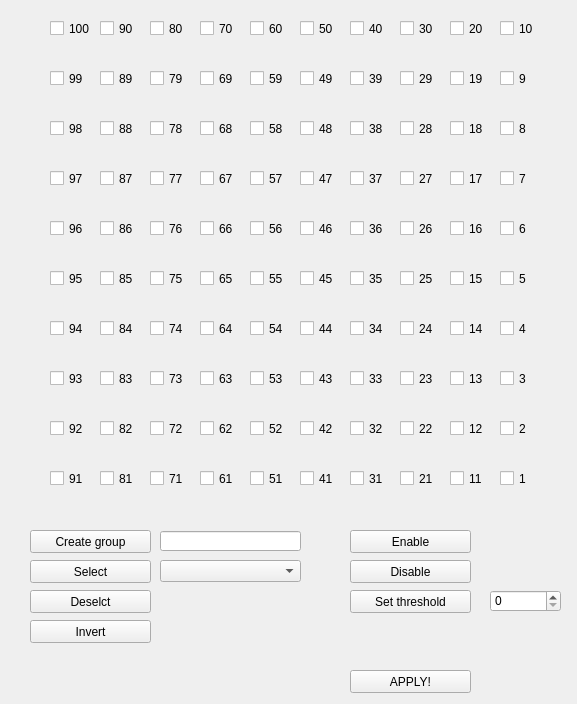
<?xml version="1.0" encoding="UTF-8"?>
<ui version="4.0">
 <class>Form</class>
 <widget class="QWidget" name="Form">
  <property name="geometry">
   <rect>
    <x>0</x>
    <y>0</y>
    <width>577</width>
    <height>704</height>
   </rect>
  </property>
  <property name="windowTitle">
   <string>Form</string>
  </property>
  <widget class="QCheckBox" name="check_cell_1">
   <property name="geometry">
    <rect>
     <x>500</x>
     <y>470</y>
     <width>41</width>
     <height>17</height>
    </rect>
   </property>
   <property name="palette">
    <palette>
     <active>
      <colorrole role="Text">
       <brush brushstyle="SolidPattern">
        <color alpha="255">
         <red>0</red>
         <green>0</green>
         <blue>0</blue>
        </color>
       </brush>
      </colorrole>
     </active>
     <inactive>
      <colorrole role="Text">
       <brush brushstyle="SolidPattern">
        <color alpha="255">
         <red>0</red>
         <green>0</green>
         <blue>0</blue>
        </color>
       </brush>
      </colorrole>
     </inactive>
     <disabled>
      <colorrole role="Text">
       <brush brushstyle="SolidPattern">
        <color alpha="255">
         <red>120</red>
         <green>120</green>
         <blue>120</blue>
        </color>
       </brush>
      </colorrole>
     </disabled>
    </palette>
   </property>
   <property name="font">
    <font>
     <family>MS Shell Dlg 2</family>
     <weight>50</weight>
     <bold>false</bold>
     <underline>false</underline>
     <strikeout>false</strikeout>
    </font>
   </property>
   <property name="autoFillBackground">
    <bool>false</bool>
   </property>
   <property name="text">
    <string>1</string>
   </property>
  </widget>
  <widget class="QCheckBox" name="check_cell_2">
   <property name="geometry">
    <rect>
     <x>500</x>
     <y>420</y>
     <width>41</width>
     <height>17</height>
    </rect>
   </property>
   <property name="text">
    <string>2</string>
   </property>
  </widget>
  <widget class="QCheckBox" name="check_cell_3">
   <property name="geometry">
    <rect>
     <x>500</x>
     <y>370</y>
     <width>41</width>
     <height>17</height>
    </rect>
   </property>
   <property name="text">
    <string>3</string>
   </property>
  </widget>
  <widget class="QCheckBox" name="check_cell_5">
   <property name="geometry">
    <rect>
     <x>500</x>
     <y>270</y>
     <width>41</width>
     <height>17</height>
    </rect>
   </property>
   <property name="text">
    <string>5</string>
   </property>
  </widget>
  <widget class="QCheckBox" name="check_cell_4">
   <property name="geometry">
    <rect>
     <x>500</x>
     <y>320</y>
     <width>41</width>
     <height>17</height>
    </rect>
   </property>
   <property name="text">
    <string>4</string>
   </property>
  </widget>
  <widget class="QCheckBox" name="check_cell_6">
   <property name="geometry">
    <rect>
     <x>500</x>
     <y>220</y>
     <width>41</width>
     <height>17</height>
    </rect>
   </property>
   <property name="text">
    <string>6</string>
   </property>
  </widget>
  <widget class="QCheckBox" name="check_cell_7">
   <property name="geometry">
    <rect>
     <x>500</x>
     <y>170</y>
     <width>41</width>
     <height>17</height>
    </rect>
   </property>
   <property name="text">
    <string>7</string>
   </property>
  </widget>
  <widget class="QCheckBox" name="check_cell_8">
   <property name="geometry">
    <rect>
     <x>500</x>
     <y>120</y>
     <width>41</width>
     <height>17</height>
    </rect>
   </property>
   <property name="text">
    <string>8</string>
   </property>
  </widget>
  <widget class="QCheckBox" name="check_cell_9">
   <property name="geometry">
    <rect>
     <x>500</x>
     <y>70</y>
     <width>41</width>
     <height>17</height>
    </rect>
   </property>
   <property name="text">
    <string>9</string>
   </property>
  </widget>
  <widget class="QCheckBox" name="check_cell_10">
   <property name="geometry">
    <rect>
     <x>500</x>
     <y>20</y>
     <width>41</width>
     <height>17</height>
    </rect>
   </property>
   <property name="text">
    <string>10</string>
   </property>
  </widget>
  <widget class="QCheckBox" name="check_cell_11">
   <property name="geometry">
    <rect>
     <x>450</x>
     <y>470</y>
     <width>41</width>
     <height>17</height>
    </rect>
   </property>
   <property name="text">
    <string>11</string>
   </property>
  </widget>
  <widget class="QCheckBox" name="check_cell_12">
   <property name="geometry">
    <rect>
     <x>450</x>
     <y>420</y>
     <width>41</width>
     <height>17</height>
    </rect>
   </property>
   <property name="text">
    <string>12</string>
   </property>
  </widget>
  <widget class="QCheckBox" name="check_cell_13">
   <property name="geometry">
    <rect>
     <x>450</x>
     <y>370</y>
     <width>41</width>
     <height>17</height>
    </rect>
   </property>
   <property name="text">
    <string>13</string>
   </property>
  </widget>
  <widget class="QCheckBox" name="check_cell_14">
   <property name="geometry">
    <rect>
     <x>450</x>
     <y>320</y>
     <width>41</width>
     <height>17</height>
    </rect>
   </property>
   <property name="text">
    <string>14</string>
   </property>
  </widget>
  <widget class="QCheckBox" name="check_cell_15">
   <property name="geometry">
    <rect>
     <x>450</x>
     <y>270</y>
     <width>41</width>
     <height>17</height>
    </rect>
   </property>
   <property name="text">
    <string>15</string>
   </property>
  </widget>
  <widget class="QCheckBox" name="check_cell_16">
   <property name="geometry">
    <rect>
     <x>450</x>
     <y>220</y>
     <width>41</width>
     <height>17</height>
    </rect>
   </property>
   <property name="text">
    <string>16</string>
   </property>
  </widget>
  <widget class="QCheckBox" name="check_cell_17">
   <property name="geometry">
    <rect>
     <x>450</x>
     <y>170</y>
     <width>41</width>
     <height>17</height>
    </rect>
   </property>
   <property name="text">
    <string>17</string>
   </property>
  </widget>
  <widget class="QCheckBox" name="check_cell_18">
   <property name="geometry">
    <rect>
     <x>450</x>
     <y>120</y>
     <width>41</width>
     <height>17</height>
    </rect>
   </property>
   <property name="text">
    <string>18</string>
   </property>
  </widget>
  <widget class="QCheckBox" name="check_cell_19">
   <property name="geometry">
    <rect>
     <x>450</x>
     <y>70</y>
     <width>41</width>
     <height>17</height>
    </rect>
   </property>
   <property name="text">
    <string>19</string>
   </property>
  </widget>
  <widget class="QCheckBox" name="check_cell_20">
   <property name="geometry">
    <rect>
     <x>450</x>
     <y>20</y>
     <width>41</width>
     <height>17</height>
    </rect>
   </property>
   <property name="text">
    <string>20</string>
   </property>
  </widget>
  <widget class="QCheckBox" name="check_cell_21">
   <property name="geometry">
    <rect>
     <x>400</x>
     <y>470</y>
     <width>41</width>
     <height>17</height>
    </rect>
   </property>
   <property name="text">
    <string>21</string>
   </property>
  </widget>
  <widget class="QCheckBox" name="check_cell_22">
   <property name="geometry">
    <rect>
     <x>400</x>
     <y>420</y>
     <width>41</width>
     <height>17</height>
    </rect>
   </property>
   <property name="text">
    <string>22</string>
   </property>
  </widget>
  <widget class="QCheckBox" name="check_cell_23">
   <property name="geometry">
    <rect>
     <x>400</x>
     <y>370</y>
     <width>41</width>
     <height>17</height>
    </rect>
   </property>
   <property name="text">
    <string>23</string>
   </property>
  </widget>
  <widget class="QCheckBox" name="check_cell_24">
   <property name="geometry">
    <rect>
     <x>400</x>
     <y>320</y>
     <width>41</width>
     <height>17</height>
    </rect>
   </property>
   <property name="text">
    <string>24</string>
   </property>
  </widget>
  <widget class="QCheckBox" name="check_cell_25">
   <property name="geometry">
    <rect>
     <x>400</x>
     <y>270</y>
     <width>41</width>
     <height>17</height>
    </rect>
   </property>
   <property name="text">
    <string>25</string>
   </property>
  </widget>
  <widget class="QCheckBox" name="check_cell_26">
   <property name="geometry">
    <rect>
     <x>400</x>
     <y>220</y>
     <width>41</width>
     <height>17</height>
    </rect>
   </property>
   <property name="text">
    <string>26</string>
   </property>
  </widget>
  <widget class="QCheckBox" name="check_cell_27">
   <property name="geometry">
    <rect>
     <x>400</x>
     <y>170</y>
     <width>41</width>
     <height>17</height>
    </rect>
   </property>
   <property name="text">
    <string>27</string>
   </property>
  </widget>
  <widget class="QCheckBox" name="check_cell_28">
   <property name="geometry">
    <rect>
     <x>400</x>
     <y>120</y>
     <width>41</width>
     <height>17</height>
    </rect>
   </property>
   <property name="text">
    <string>28</string>
   </property>
  </widget>
  <widget class="QCheckBox" name="check_cell_29">
   <property name="geometry">
    <rect>
     <x>400</x>
     <y>70</y>
     <width>41</width>
     <height>17</height>
    </rect>
   </property>
   <property name="text">
    <string>29</string>
   </property>
  </widget>
  <widget class="QCheckBox" name="check_cell_30">
   <property name="geometry">
    <rect>
     <x>400</x>
     <y>20</y>
     <width>41</width>
     <height>17</height>
    </rect>
   </property>
   <property name="text">
    <string>30</string>
   </property>
  </widget>
  <widget class="QCheckBox" name="check_cell_31">
   <property name="geometry">
    <rect>
     <x>350</x>
     <y>470</y>
     <width>41</width>
     <height>17</height>
    </rect>
   </property>
   <property name="text">
    <string>31</string>
   </property>
  </widget>
  <widget class="QCheckBox" name="check_cell_32">
   <property name="geometry">
    <rect>
     <x>350</x>
     <y>420</y>
     <width>41</width>
     <height>17</height>
    </rect>
   </property>
   <property name="text">
    <string>32</string>
   </property>
  </widget>
  <widget class="QCheckBox" name="check_cell_33">
   <property name="geometry">
    <rect>
     <x>350</x>
     <y>370</y>
     <width>41</width>
     <height>17</height>
    </rect>
   </property>
   <property name="text">
    <string>33</string>
   </property>
  </widget>
  <widget class="QCheckBox" name="check_cell_34">
   <property name="geometry">
    <rect>
     <x>350</x>
     <y>320</y>
     <width>41</width>
     <height>17</height>
    </rect>
   </property>
   <property name="text">
    <string>34</string>
   </property>
  </widget>
  <widget class="QCheckBox" name="check_cell_35">
   <property name="geometry">
    <rect>
     <x>350</x>
     <y>270</y>
     <width>41</width>
     <height>17</height>
    </rect>
   </property>
   <property name="text">
    <string>35</string>
   </property>
  </widget>
  <widget class="QCheckBox" name="check_cell_36">
   <property name="geometry">
    <rect>
     <x>350</x>
     <y>220</y>
     <width>41</width>
     <height>17</height>
    </rect>
   </property>
   <property name="text">
    <string>36</string>
   </property>
  </widget>
  <widget class="QCheckBox" name="check_cell_37">
   <property name="geometry">
    <rect>
     <x>350</x>
     <y>170</y>
     <width>41</width>
     <height>17</height>
    </rect>
   </property>
   <property name="text">
    <string>37</string>
   </property>
  </widget>
  <widget class="QCheckBox" name="check_cell_38">
   <property name="geometry">
    <rect>
     <x>350</x>
     <y>120</y>
     <width>41</width>
     <height>17</height>
    </rect>
   </property>
   <property name="text">
    <string>38</string>
   </property>
  </widget>
  <widget class="QCheckBox" name="check_cell_39">
   <property name="geometry">
    <rect>
     <x>350</x>
     <y>70</y>
     <width>41</width>
     <height>17</height>
    </rect>
   </property>
   <property name="text">
    <string>39</string>
   </property>
  </widget>
  <widget class="QCheckBox" name="check_cell_40">
   <property name="geometry">
    <rect>
     <x>350</x>
     <y>20</y>
     <width>41</width>
     <height>17</height>
    </rect>
   </property>
   <property name="text">
    <string>40</string>
   </property>
  </widget>
  <widget class="QCheckBox" name="check_cell_41">
   <property name="geometry">
    <rect>
     <x>300</x>
     <y>470</y>
     <width>41</width>
     <height>17</height>
    </rect>
   </property>
   <property name="text">
    <string>41</string>
   </property>
  </widget>
  <widget class="QCheckBox" name="check_cell_42">
   <property name="geometry">
    <rect>
     <x>300</x>
     <y>420</y>
     <width>41</width>
     <height>17</height>
    </rect>
   </property>
   <property name="text">
    <string>42</string>
   </property>
  </widget>
  <widget class="QCheckBox" name="check_cell_43">
   <property name="geometry">
    <rect>
     <x>300</x>
     <y>370</y>
     <width>41</width>
     <height>17</height>
    </rect>
   </property>
   <property name="text">
    <string>43</string>
   </property>
  </widget>
  <widget class="QCheckBox" name="check_cell_44">
   <property name="geometry">
    <rect>
     <x>300</x>
     <y>320</y>
     <width>41</width>
     <height>17</height>
    </rect>
   </property>
   <property name="text">
    <string>44</string>
   </property>
  </widget>
  <widget class="QCheckBox" name="check_cell_45">
   <property name="geometry">
    <rect>
     <x>300</x>
     <y>270</y>
     <width>41</width>
     <height>17</height>
    </rect>
   </property>
   <property name="text">
    <string>45</string>
   </property>
  </widget>
  <widget class="QCheckBox" name="check_cell_46">
   <property name="geometry">
    <rect>
     <x>300</x>
     <y>220</y>
     <width>41</width>
     <height>17</height>
    </rect>
   </property>
   <property name="text">
    <string>46</string>
   </property>
  </widget>
  <widget class="QCheckBox" name="check_cell_47">
   <property name="geometry">
    <rect>
     <x>300</x>
     <y>170</y>
     <width>41</width>
     <height>17</height>
    </rect>
   </property>
   <property name="text">
    <string>47</string>
   </property>
  </widget>
  <widget class="QCheckBox" name="check_cell_48">
   <property name="geometry">
    <rect>
     <x>300</x>
     <y>120</y>
     <width>41</width>
     <height>17</height>
    </rect>
   </property>
   <property name="text">
    <string>48</string>
   </property>
  </widget>
  <widget class="QCheckBox" name="check_cell_49">
   <property name="geometry">
    <rect>
     <x>300</x>
     <y>70</y>
     <width>41</width>
     <height>17</height>
    </rect>
   </property>
   <property name="text">
    <string>49</string>
   </property>
  </widget>
  <widget class="QCheckBox" name="check_cell_50">
   <property name="geometry">
    <rect>
     <x>300</x>
     <y>20</y>
     <width>41</width>
     <height>17</height>
    </rect>
   </property>
   <property name="text">
    <string>50</string>
   </property>
  </widget>
  <widget class="QCheckBox" name="check_cell_51">
   <property name="geometry">
    <rect>
     <x>250</x>
     <y>470</y>
     <width>41</width>
     <height>17</height>
    </rect>
   </property>
   <property name="text">
    <string>51</string>
   </property>
  </widget>
  <widget class="QCheckBox" name="check_cell_52">
   <property name="geometry">
    <rect>
     <x>250</x>
     <y>420</y>
     <width>41</width>
     <height>17</height>
    </rect>
   </property>
   <property name="text">
    <string>52</string>
   </property>
  </widget>
  <widget class="QCheckBox" name="check_cell_53">
   <property name="geometry">
    <rect>
     <x>250</x>
     <y>370</y>
     <width>41</width>
     <height>17</height>
    </rect>
   </property>
   <property name="text">
    <string>53</string>
   </property>
  </widget>
  <widget class="QCheckBox" name="check_cell_54">
   <property name="geometry">
    <rect>
     <x>250</x>
     <y>320</y>
     <width>41</width>
     <height>17</height>
    </rect>
   </property>
   <property name="text">
    <string>54</string>
   </property>
  </widget>
  <widget class="QCheckBox" name="check_cell_55">
   <property name="geometry">
    <rect>
     <x>250</x>
     <y>270</y>
     <width>41</width>
     <height>17</height>
    </rect>
   </property>
   <property name="text">
    <string>55</string>
   </property>
  </widget>
  <widget class="QCheckBox" name="check_cell_56">
   <property name="geometry">
    <rect>
     <x>250</x>
     <y>220</y>
     <width>41</width>
     <height>17</height>
    </rect>
   </property>
   <property name="text">
    <string>56</string>
   </property>
  </widget>
  <widget class="QCheckBox" name="check_cell_57">
   <property name="geometry">
    <rect>
     <x>250</x>
     <y>170</y>
     <width>41</width>
     <height>17</height>
    </rect>
   </property>
   <property name="text">
    <string>57</string>
   </property>
  </widget>
  <widget class="QCheckBox" name="check_cell_58">
   <property name="geometry">
    <rect>
     <x>250</x>
     <y>120</y>
     <width>41</width>
     <height>17</height>
    </rect>
   </property>
   <property name="text">
    <string>58</string>
   </property>
  </widget>
  <widget class="QCheckBox" name="check_cell_59">
   <property name="geometry">
    <rect>
     <x>250</x>
     <y>70</y>
     <width>41</width>
     <height>17</height>
    </rect>
   </property>
   <property name="text">
    <string>59</string>
   </property>
  </widget>
  <widget class="QCheckBox" name="check_cell_60">
   <property name="geometry">
    <rect>
     <x>250</x>
     <y>20</y>
     <width>41</width>
     <height>17</height>
    </rect>
   </property>
   <property name="text">
    <string>60</string>
   </property>
  </widget>
  <widget class="QCheckBox" name="check_cell_61">
   <property name="geometry">
    <rect>
     <x>200</x>
     <y>470</y>
     <width>41</width>
     <height>17</height>
    </rect>
   </property>
   <property name="text">
    <string>61</string>
   </property>
  </widget>
  <widget class="QCheckBox" name="check_cell_62">
   <property name="geometry">
    <rect>
     <x>200</x>
     <y>420</y>
     <width>41</width>
     <height>17</height>
    </rect>
   </property>
   <property name="text">
    <string>62</string>
   </property>
  </widget>
  <widget class="QCheckBox" name="check_cell_63">
   <property name="geometry">
    <rect>
     <x>200</x>
     <y>370</y>
     <width>41</width>
     <height>17</height>
    </rect>
   </property>
   <property name="text">
    <string>63</string>
   </property>
  </widget>
  <widget class="QCheckBox" name="check_cell_64">
   <property name="geometry">
    <rect>
     <x>200</x>
     <y>320</y>
     <width>41</width>
     <height>17</height>
    </rect>
   </property>
   <property name="text">
    <string>64</string>
   </property>
  </widget>
  <widget class="QCheckBox" name="check_cell_65">
   <property name="geometry">
    <rect>
     <x>200</x>
     <y>270</y>
     <width>41</width>
     <height>17</height>
    </rect>
   </property>
   <property name="text">
    <string>65</string>
   </property>
  </widget>
  <widget class="QCheckBox" name="check_cell_66">
   <property name="geometry">
    <rect>
     <x>200</x>
     <y>220</y>
     <width>41</width>
     <height>17</height>
    </rect>
   </property>
   <property name="text">
    <string>66</string>
   </property>
  </widget>
  <widget class="QCheckBox" name="check_cell_67">
   <property name="geometry">
    <rect>
     <x>200</x>
     <y>170</y>
     <width>41</width>
     <height>17</height>
    </rect>
   </property>
   <property name="text">
    <string>67</string>
   </property>
  </widget>
  <widget class="QCheckBox" name="check_cell_68">
   <property name="geometry">
    <rect>
     <x>200</x>
     <y>120</y>
     <width>41</width>
     <height>17</height>
    </rect>
   </property>
   <property name="text">
    <string>68</string>
   </property>
  </widget>
  <widget class="QCheckBox" name="check_cell_69">
   <property name="geometry">
    <rect>
     <x>200</x>
     <y>70</y>
     <width>41</width>
     <height>17</height>
    </rect>
   </property>
   <property name="text">
    <string>69</string>
   </property>
  </widget>
  <widget class="QCheckBox" name="check_cell_70">
   <property name="geometry">
    <rect>
     <x>200</x>
     <y>20</y>
     <width>41</width>
     <height>17</height>
    </rect>
   </property>
   <property name="text">
    <string>70</string>
   </property>
  </widget>
  <widget class="QCheckBox" name="check_cell_71">
   <property name="geometry">
    <rect>
     <x>150</x>
     <y>470</y>
     <width>41</width>
     <height>17</height>
    </rect>
   </property>
   <property name="text">
    <string>71</string>
   </property>
  </widget>
  <widget class="QCheckBox" name="check_cell_72">
   <property name="geometry">
    <rect>
     <x>150</x>
     <y>420</y>
     <width>41</width>
     <height>17</height>
    </rect>
   </property>
   <property name="text">
    <string>72</string>
   </property>
  </widget>
  <widget class="QCheckBox" name="check_cell_73">
   <property name="geometry">
    <rect>
     <x>150</x>
     <y>370</y>
     <width>41</width>
     <height>17</height>
    </rect>
   </property>
   <property name="text">
    <string>73</string>
   </property>
  </widget>
  <widget class="QCheckBox" name="check_cell_74">
   <property name="geometry">
    <rect>
     <x>150</x>
     <y>320</y>
     <width>41</width>
     <height>17</height>
    </rect>
   </property>
   <property name="text">
    <string>74</string>
   </property>
  </widget>
  <widget class="QCheckBox" name="check_cell_75">
   <property name="geometry">
    <rect>
     <x>150</x>
     <y>270</y>
     <width>41</width>
     <height>17</height>
    </rect>
   </property>
   <property name="text">
    <string>75</string>
   </property>
  </widget>
  <widget class="QCheckBox" name="check_cell_76">
   <property name="geometry">
    <rect>
     <x>150</x>
     <y>220</y>
     <width>41</width>
     <height>17</height>
    </rect>
   </property>
   <property name="text">
    <string>76</string>
   </property>
  </widget>
  <widget class="QPushButton" name="pB_Disable">
   <property name="geometry">
    <rect>
     <x>350</x>
     <y>560</y>
     <width>121</width>
     <height>23</height>
    </rect>
   </property>
   <property name="text">
    <string>Disable</string>
   </property>
  </widget>
  <widget class="QPushButton" name="pB_Enable">
   <property name="geometry">
    <rect>
     <x>350</x>
     <y>530</y>
     <width>121</width>
     <height>23</height>
    </rect>
   </property>
   <property name="text">
    <string>Enable</string>
   </property>
  </widget>
  <widget class="QPushButton" name="pB_SetThreshold">
   <property name="geometry">
    <rect>
     <x>350</x>
     <y>590</y>
     <width>121</width>
     <height>23</height>
    </rect>
   </property>
   <property name="text">
    <string>Set threshold</string>
   </property>
  </widget>
  <widget class="QPushButton" name="pB_Select">
   <property name="geometry">
    <rect>
     <x>30</x>
     <y>560</y>
     <width>121</width>
     <height>23</height>
    </rect>
   </property>
   <property name="text">
    <string>Select</string>
   </property>
  </widget>
  <widget class="QPushButton" name="pB_Deselect">
   <property name="geometry">
    <rect>
     <x>30</x>
     <y>590</y>
     <width>121</width>
     <height>23</height>
    </rect>
   </property>
   <property name="text">
    <string>Deselct</string>
   </property>
  </widget>
  <widget class="QSpinBox" name="spinB_threshold">
   <property name="geometry">
    <rect>
     <x>490</x>
     <y>590</y>
     <width>71</width>
     <height>22</height>
    </rect>
   </property>
   <property name="maximum">
    <number>16383</number>
   </property>
  </widget>
  <widget class="QLineEdit" name="lineEdit">
   <property name="geometry">
    <rect>
     <x>160</x>
     <y>531</y>
     <width>141</width>
     <height>20</height>
    </rect>
   </property>
  </widget>
  <widget class="QPushButton" name="pB_CreateGroup">
   <property name="geometry">
    <rect>
     <x>30</x>
     <y>530</y>
     <width>121</width>
     <height>23</height>
    </rect>
   </property>
   <property name="text">
    <string>Create group</string>
   </property>
  </widget>
  <widget class="QComboBox" name="combo_CellGroup">
   <property name="geometry">
    <rect>
     <x>160</x>
     <y>560</y>
     <width>141</width>
     <height>22</height>
    </rect>
   </property>
   <property name="editable">
    <bool>false</bool>
   </property>
   <property name="currentText">
    <string/>
   </property>
  </widget>
  <widget class="QPushButton" name="pB_Invert">
   <property name="geometry">
    <rect>
     <x>30</x>
     <y>620</y>
     <width>121</width>
     <height>23</height>
    </rect>
   </property>
   <property name="text">
    <string>Invert</string>
   </property>
  </widget>
  <widget class="QPushButton" name="pB_Validate">
   <property name="geometry">
    <rect>
     <x>350</x>
     <y>670</y>
     <width>121</width>
     <height>23</height>
    </rect>
   </property>
   <property name="text">
    <string>APPLY!</string>
   </property>
  </widget>
  <widget class="QCheckBox" name="check_cell_77">
   <property name="geometry">
    <rect>
     <x>150</x>
     <y>170</y>
     <width>41</width>
     <height>17</height>
    </rect>
   </property>
   <property name="text">
    <string>77</string>
   </property>
  </widget>
  <widget class="QCheckBox" name="check_cell_78">
   <property name="geometry">
    <rect>
     <x>150</x>
     <y>120</y>
     <width>41</width>
     <height>17</height>
    </rect>
   </property>
   <property name="text">
    <string>78</string>
   </property>
  </widget>
  <widget class="QCheckBox" name="check_cell_79">
   <property name="geometry">
    <rect>
     <x>150</x>
     <y>70</y>
     <width>41</width>
     <height>17</height>
    </rect>
   </property>
   <property name="text">
    <string>79</string>
   </property>
  </widget>
  <widget class="QCheckBox" name="check_cell_80">
   <property name="geometry">
    <rect>
     <x>150</x>
     <y>20</y>
     <width>41</width>
     <height>17</height>
    </rect>
   </property>
   <property name="text">
    <string>80</string>
   </property>
  </widget>
  <widget class="QCheckBox" name="check_cell_81">
   <property name="geometry">
    <rect>
     <x>100</x>
     <y>470</y>
     <width>41</width>
     <height>17</height>
    </rect>
   </property>
   <property name="text">
    <string>81</string>
   </property>
  </widget>
  <widget class="QCheckBox" name="check_cell_82">
   <property name="geometry">
    <rect>
     <x>100</x>
     <y>420</y>
     <width>41</width>
     <height>17</height>
    </rect>
   </property>
   <property name="text">
    <string>82</string>
   </property>
  </widget>
  <widget class="QCheckBox" name="check_cell_83">
   <property name="geometry">
    <rect>
     <x>100</x>
     <y>370</y>
     <width>41</width>
     <height>17</height>
    </rect>
   </property>
   <property name="text">
    <string>83</string>
   </property>
  </widget>
  <widget class="QCheckBox" name="check_cell_84">
   <property name="geometry">
    <rect>
     <x>100</x>
     <y>320</y>
     <width>41</width>
     <height>17</height>
    </rect>
   </property>
   <property name="text">
    <string>84</string>
   </property>
  </widget>
  <widget class="QCheckBox" name="check_cell_85">
   <property name="geometry">
    <rect>
     <x>100</x>
     <y>270</y>
     <width>41</width>
     <height>17</height>
    </rect>
   </property>
   <property name="text">
    <string>85</string>
   </property>
  </widget>
  <widget class="QCheckBox" name="check_cell_86">
   <property name="geometry">
    <rect>
     <x>100</x>
     <y>220</y>
     <width>41</width>
     <height>17</height>
    </rect>
   </property>
   <property name="text">
    <string>86</string>
   </property>
  </widget>
  <widget class="QCheckBox" name="check_cell_87">
   <property name="geometry">
    <rect>
     <x>100</x>
     <y>170</y>
     <width>41</width>
     <height>17</height>
    </rect>
   </property>
   <property name="text">
    <string>87</string>
   </property>
  </widget>
  <widget class="QCheckBox" name="check_cell_88">
   <property name="geometry">
    <rect>
     <x>100</x>
     <y>120</y>
     <width>41</width>
     <height>17</height>
    </rect>
   </property>
   <property name="text">
    <string>88</string>
   </property>
  </widget>
  <widget class="QCheckBox" name="check_cell_89">
   <property name="geometry">
    <rect>
     <x>100</x>
     <y>70</y>
     <width>41</width>
     <height>17</height>
    </rect>
   </property>
   <property name="text">
    <string>89</string>
   </property>
  </widget>
  <widget class="QCheckBox" name="check_cell_90">
   <property name="geometry">
    <rect>
     <x>100</x>
     <y>20</y>
     <width>41</width>
     <height>17</height>
    </rect>
   </property>
   <property name="text">
    <string>90</string>
   </property>
  </widget>
  <widget class="QCheckBox" name="check_cell_91">
   <property name="geometry">
    <rect>
     <x>50</x>
     <y>470</y>
     <width>41</width>
     <height>17</height>
    </rect>
   </property>
   <property name="text">
    <string>91</string>
   </property>
  </widget>
  <widget class="QCheckBox" name="check_cell_92">
   <property name="geometry">
    <rect>
     <x>50</x>
     <y>420</y>
     <width>41</width>
     <height>17</height>
    </rect>
   </property>
   <property name="text">
    <string>92</string>
   </property>
  </widget>
  <widget class="QCheckBox" name="check_cell_93">
   <property name="geometry">
    <rect>
     <x>50</x>
     <y>370</y>
     <width>41</width>
     <height>17</height>
    </rect>
   </property>
   <property name="text">
    <string>93</string>
   </property>
  </widget>
  <widget class="QCheckBox" name="check_cell_94">
   <property name="geometry">
    <rect>
     <x>50</x>
     <y>320</y>
     <width>41</width>
     <height>17</height>
    </rect>
   </property>
   <property name="text">
    <string>94</string>
   </property>
  </widget>
  <widget class="QCheckBox" name="check_cell_95">
   <property name="geometry">
    <rect>
     <x>50</x>
     <y>270</y>
     <width>41</width>
     <height>17</height>
    </rect>
   </property>
   <property name="text">
    <string>95</string>
   </property>
  </widget>
  <widget class="QCheckBox" name="check_cell_96">
   <property name="geometry">
    <rect>
     <x>50</x>
     <y>220</y>
     <width>41</width>
     <height>17</height>
    </rect>
   </property>
   <property name="text">
    <string>96</string>
   </property>
  </widget>
  <widget class="QCheckBox" name="check_cell_97">
   <property name="geometry">
    <rect>
     <x>50</x>
     <y>170</y>
     <width>41</width>
     <height>17</height>
    </rect>
   </property>
   <property name="text">
    <string>97</string>
   </property>
  </widget>
  <widget class="QCheckBox" name="check_cell_98">
   <property name="geometry">
    <rect>
     <x>50</x>
     <y>120</y>
     <width>41</width>
     <height>17</height>
    </rect>
   </property>
   <property name="text">
    <string>98</string>
   </property>
  </widget>
  <widget class="QCheckBox" name="check_cell_99">
   <property name="geometry">
    <rect>
     <x>50</x>
     <y>70</y>
     <width>41</width>
     <height>17</height>
    </rect>
   </property>
   <property name="text">
    <string>99</string>
   </property>
  </widget>
  <widget class="QCheckBox" name="check_cell_100">
   <property name="geometry">
    <rect>
     <x>50</x>
     <y>20</y>
     <width>41</width>
     <height>17</height>
    </rect>
   </property>
   <property name="text">
    <string>100</string>
   </property>
  </widget>
 </widget>
 <resources/>
 <connections/>
</ui>
